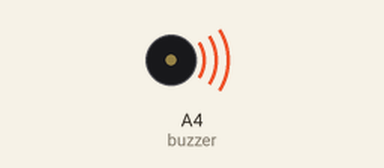
This sketch was run on a simulated Arduino Uno, built with avr-gcc and run on an emulated ATmega328P. Parts: buzzer (waves = sounding).

Above: at 0.23 s.
At 36.54 s:
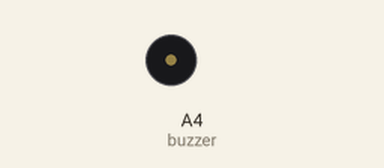
Timing chart, 0 to 40.0 s (numbered marks = the images above):
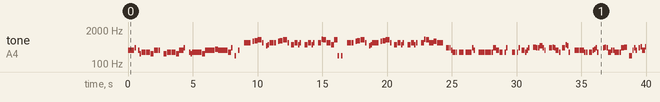

The sketch:

___________.ino
```cpp
// 化物語 OP4 恋愛サーキュレーション (FULL version)

#include <avr/pgmspace.h>
#define NOTE_A0  28
#define NOTE_B0  31
#define NOTE_C1  33
#define NOTE_CS1 35
#define NOTE_D1  37
#define NOTE_DS1 39
#define NOTE_E1  41
#define NOTE_F1  44
#define NOTE_FS1 46
#define NOTE_G1  49
#define NOTE_GS1 52
#define NOTE_A1  55
#define NOTE_AS1 58
#define NOTE_B1  62
#define NOTE_C2  65
#define NOTE_CS2 69
#define NOTE_D2  73
#define NOTE_DS2 78
#define NOTE_E2  82
#define NOTE_F2  87
#define NOTE_FS2 93
#define NOTE_G2  98
#define NOTE_GS2 104
#define NOTE_A2  110
#define NOTE_AS2 117
#define NOTE_B2  123
#define NOTE_C3  131
#define NOTE_CS3 139
#define NOTE_D3  147
#define NOTE_DS3 156
#define NOTE_E3  165
#define NOTE_F3  175
#define NOTE_FS3 185
#define NOTE_G3  196
#define NOTE_GS3 208
#define NOTE_A3  220
#define NOTE_AS3 233
#define NOTE_B3  247
#define NOTE_C4  262
#define NOTE_CS4 277
#define NOTE_D4  294
#define NOTE_DS4 311
#define NOTE_E4  330
#define NOTE_F4  349
#define NOTE_FS4 370
#define NOTE_G4  392
#define NOTE_GS4 415
#define NOTE_A4  440
#define NOTE_AS4 466
#define NOTE_B4  494
#define NOTE_C5  523
#define NOTE_CS5 554
#define NOTE_D5  587
#define NOTE_DS5 622
#define NOTE_E5  659
#define NOTE_F5  698
#define NOTE_FS5 740
#define NOTE_G5  784
#define NOTE_GS5 831
#define NOTE_A5  880
#define NOTE_AS5 932
#define NOTE_B5  988
#define NOTE_C6  1047
#define NOTE_CS6 1109
#define NOTE_D6  1175
#define NOTE_DS6 1245
#define NOTE_E6  1319
#define NOTE_F6  1397
#define NOTE_FS6 1480
#define NOTE_G6  1568
#define NOTE_GS6 1661
#define NOTE_A6  1760
#define NOTE_AS6 1865
#define NOTE_B6  1976
#define NOTE_C7  2093
#define NOTE_CS7 2217
#define NOTE_D7  2349
#define NOTE_DS7 2489
#define NOTE_E7  2637
#define NOTE_F7  2794
#define NOTE_FS7 2960
#define NOTE_G7  3136
#define NOTE_GS7 3322
#define NOTE_A7  3520
#define NOTE_AS7 3729
#define NOTE_B7  3951
#define NOTE_C8  4186
#define NOTE_CS8 4435
#define NOTE_D8  4699
#define NOTE_DS8 4978
#define NOTE_E8  5274
#define NOTE_F8  5588
#define NOTE_FS8 5920
#define NOTE_G8  6272
#define NOTE_GS8 6645
#define NOTE_A8  7074
#define NOTE_AS8 7459
#define NOTE_B8  7902
#define REST 0

int tempo = 229;
int tempo1 = 231;
int tempo2 = 240;
int tempo3 = 241;
int buzzer = A4;

 const int melody[] PROGMEM = {
 // せーの
 NOTE_E4,4,NOTE_GS4,16,REST,16,

 // でも そんなんじゃ だめ
 NOTE_E4,16,NOTE_B3,16,NOTE_CS4,6,NOTE_CS4,6,NOTE_B3,8,NOTE_E4,6,NOTE_E4,16,REST,8,

 //もう そんなんじゃ ほら
 NOTE_B3,8,NOTE_CS4,6,NOTE_CS4,6,NOTE_B3,8,NOTE_E4,6,NOTE_GS4,16,REST,8,

 // 心は進化するよ
 NOTE_CS4,16,NOTE_B3,16,NOTE_CS4,6,NOTE_CS4,8,NOTE_CS4,16,NOTE_B3,8,NOTE_E4,6,NOTE_E4,8,NOTE_E4,16,NOTE_FS4,8,

 // もっと　もっと
 NOTE_E4,6,NOTE_E4,8,NOTE_E4,16,NOTE_CS4,8,NOTE_GS4,16,REST,16,NOTE_GS3,16,REST,16,NOTE_E4,16,REST,6,
 };

 const int melody1[] PROGMEM = {
 // ♫~
 NOTE_E5,6,NOTE_E5,12,REST,16,NOTE_FS5,16,NOTE_G5,8,NOTE_GS5,6,NOTE_E5,16,REST,12,NOTE_B4,16,NOTE_CS5,16,NOTE_E5,6,NOTE_E5,12,REST,16,NOTE_FS5,16,NOTE_G5,8,NOTE_GS5,6,NOTE_E5,16,REST,12,
 NOTE_CS5,8,NOTE_E5,8,NOTE_CS5,16,NOTE_E5,16,REST,8,NOTE_CS5,8,NOTE_E5,8,NOTE_CS5,16,NOTE_E5,16,REST,8,NOTE_E5,8,NOTE_A5,16,NOTE_GS5,8,NOTE_E5,6,NOTE_CS5,8,NOTE_GS5,8,NOTE_GS3,16,REST,16,NOTE_GS3,16,REST,6,
 NOTE_E5,6,NOTE_E5,12,REST,16,NOTE_FS5,16,NOTE_G5,8,NOTE_GS5,6,NOTE_E5,16,REST,12,NOTE_B4,16,NOTE_CS5,16,NOTE_E5,6,NOTE_E5,12,REST,16,NOTE_FS5,16,NOTE_G5,8,NOTE_GS5,6,NOTE_E5,16,REST,12,
 NOTE_CS5,8,NOTE_E5,8,NOTE_CS5,16,NOTE_E5,16,REST,8,NOTE_CS5,8,NOTE_E5,8,NOTE_CS5,16,NOTE_E5,16,REST,8,NOTE_E5,8,NOTE_A5,16,NOTE_GS5,8,NOTE_E5,6,NOTE_FS5,8,NOTE_E5,4,REST,12,
 };

 const int melody2[] PROGMEM = {
 // 言葉にすれば消えちゃう關係なら
 NOTE_GS4,16,NOTE_GS4,16,NOTE_GS4,16,NOTE_E4,16,NOTE_CS4,16,NOTE_CS4,16,NOTE_CS4,16,REST,16,NOTE_CS4,16,NOTE_CS4,16,NOTE_CS4,16,REST,16,NOTE_CS4,8,NOTE_CS4,8,NOTE_GS4,16,NOTE_E4,16,REST,8,

 // 言葉を消せばいいやって
 NOTE_CS4,16,NOTE_CS4,16,NOTE_CS4,8,NOTE_CS4,16,NOTE_CS4,16,NOTE_CS4,8,NOTE_CS4,16,NOTE_GS4,8,NOTE_E4,8,

 // 思ってた　恐れてた
 NOTE_CS4,16,NOTE_CS4,16,REST,16,NOTE_CS4,16,NOTE_GS4,16,REST,6,NOTE_CS4,16,NOTE_CS4,16,REST,16,NOTE_CS4,16,NOTE_GS4,16,REST,16,

 // だけど　あれ？なんか違うかも
 NOTE_E4,16,NOTE_E4,16,NOTE_CS4,16,NOTE_E4,16,NOTE_GS4,16,REST,8,NOTE_A4,8,NOTE_GS4,16,NOTE_GS4,16,NOTE_B4,8,NOTE_GS4,16,NOTE_E4,16,REST,8,

 // せんりのみちもいっぽから！
 NOTE_GS4,8,NOTE_A4,16,NOTE_GS4,16,NOTE_E4,16,NOTE_E4,16,NOTE_CS4,16,REST,16,NOTE_GS4,8,NOTE_CS5,16,NOTE_B4,16,NOTE_CS4,16,REST,6,

 // 石のようにかたい そんな意志で
 NOTE_E4,16,NOTE_E4,16,NOTE_E4,16,NOTE_E4,8,NOTE_E4,16,NOTE_CS4,16,NOTE_CS4,16,REST,16,NOTE_CS4,8,NOTE_E4,16,NOTE_FS4,16,NOTE_GS4,16,NOTE_CS4,16,REST,6,

 // ちりもつもればやまとなでしこ？
 NOTE_GS4,16,NOTE_A4,16,NOTE_GS4,16,NOTE_CS4,16,NOTE_CS4,16,NOTE_E4,16,NOTE_E4,16,NOTE_CS4,16,NOTE_CS4,16,NOTE_CS4,16,NOTE_CS4,16,NOTE_GS4,8,NOTE_A4,8,REST,16,

 // 「し」拔きで　いや　死ぬ氣で！
 NOTE_GS3,8,NOTE_E4,16,NOTE_GS4,16,NOTE_E4,16,REST,16,NOTE_GS4,16,NOTE_AS4,16,NOTE_E4,8,NOTE_AS4,16,NOTE_B4,16,NOTE_E4,8,REST,8,

 // ふわふわり　ふわふわる
 NOTE_GS4,8,NOTE_A4,8,NOTE_GS4,8,NOTE_A4,8,NOTE_B4,8,REST,8,NOTE_GS4,8,NOTE_A4,8,NOTE_GS4,8,NOTE_A4,8,NOTE_B4,8,REST,8,

 // あなたが名前を呼ぶ
 NOTE_B4,8,NOTE_A4,8,NOTE_GS4,8,NOTE_A4,8,NOTE_GS4,16,NOTE_E4,8,NOTE_E4,8,NOTE_CS4,16,

 // それだけで
 NOTE_CS4,8,NOTE_GS4,16,NOTE_E4,8,NOTE_E4,8,NOTE_CS4,16,NOTE_CS4,16,REST,16,

 // 宙へ浮かぶ
 NOTE_E4,8,REST,16,NOTE_E4,8,REST,16,NOTE_CS4,8,NOTE_GS4,8,NOTE_GS4,16,REST,16,NOTE_GS5,16,REST,6,

 // ふわふわる　ふわふわり
 NOTE_GS4,8,NOTE_A4,8,NOTE_GS4,8,NOTE_A4,8,NOTE_B4,8,REST,8,NOTE_GS4,8,NOTE_A4,8,NOTE_GS4,8,NOTE_A4,8,NOTE_B4,8,REST,8,

 // あなたが笑っている
 NOTE_B4,8,NOTE_A4,8,NOTE_GS4,8,NOTE_A4,8,NOTE_GS4,16,NOTE_E4,8,NOTE_E4,8,NOTE_CS4,16,NOTE_CS4,8,

 // それだけで
 NOTE_GS4,16,NOTE_E4,8,NOTE_E4,8,NOTE_E4,16,NOTE_FS4,16,REST,16,

 // 笑顏になる
 NOTE_E4,16,NOTE_E4,16,REST,16,NOTE_E4,8,NOTE_E4,16,NOTE_GS4,8,NOTE_E4,8,
 NOTE_B3,64,NOTE_C4,64,NOTE_D4,64,NOTE_E4,64,NOTE_F4,64,NOTE_G4,64,NOTE_A4,64,NOTE_B4,64,NOTE_C5,64,NOTE_D5,64,NOTE_E5,64,NOTE_F5,64,NOTE_G5,64,NOTE_A5,64,NOTE_B5,64,NOTE_C6,64,NOTE_D6,64,NOTE_E6,64,NOTE_F6,64,NOTE_G6,64,NOTE_A6,64,NOTE_B6,64,

 // 神樣 ありがとう
 NOTE_B5,4,NOTE_GS5,4,NOTE_FS5,4,NOTE_GS5,8,NOTE_GS5,8,NOTE_FS5,8,NOTE_E5,8,NOTE_FS5,8,NOTE_GS5,4,NOTE_GS3,16,REST,16,NOTE_GS3,16,REST,16,

 // 運命のいたずらでも
 NOTE_GS5,8,NOTE_CS6,4,NOTE_GS5,4,NOTE_FS5,8,REST,8,NOTE_E5,8,NOTE_E5,8,NOTE_E5,8,NOTE_FS5,8,NOTE_GS5,8,NOTE_FS5,4,
 NOTE_B6,64,NOTE_A6,64,NOTE_G6,64,NOTE_F6,64,NOTE_E6,64,NOTE_B6,64,NOTE_A6,64,NOTE_G6,64,NOTE_F6,64,NOTE_E6,64,NOTE_D6,64,NOTE_C6,64,NOTE_B5,64,NOTE_A5,64,NOTE_G5,64,NOTE_F5,64,NOTE_E5,64,NOTE_D5,64,NOTE_C5,64,NOTE_B4,64,NOTE_A4,64,NOTE_G4,64,NOTE_F4,64,

 // めぐり逢えたことが
 NOTE_B5,4,NOTE_GS5,4,NOTE_FS5,4,NOTE_GS5,4,NOTE_FS5,8,NOTE_E5,8,NOTE_FS5,8,NOTE_GS5,4,NOTE_GS3,16,REST,16,NOTE_CS4,16,REST,16,

 // しあわせなの
 NOTE_GS5,8,NOTE_CS6,4,NOTE_GS5,4,NOTE_E5,4,NOTE_GS5,4,NOTE_A5,16,NOTE_GS5,8,NOTE_E5,6,NOTE_FS5,8,NOTE_E5,4,REST,8,
 };

 const int melody3[] PROGMEM = {
 // でも　そんなんじゃ　だめ
 NOTE_E4,16,NOTE_B3,16,NOTE_CS4,6,NOTE_CS4,6,NOTE_B3,8,NOTE_E4,6,NOTE_E4,16,REST,8,

 // もう　そんなんじゃ　ほら
 NOTE_B3,8,NOTE_CS4,6,NOTE_CS4,6,NOTE_B3,8,NOTE_E4,6,NOTE_GS4,16,REST,8,

 // 心は進化するよ
 NOTE_CS4,16,NOTE_B3,16,NOTE_CS4,6,NOTE_CS4,8,NOTE_CS4,16,NOTE_B3,8,NOTE_E4,6,NOTE_E4,8,NOTE_E4,16,NOTE_FS4,8,

 // もっと　もっと
 NOTE_E4,6,NOTE_E4,8,NOTE_E4,16,NOTE_CS4,8,NOTE_GS4,16,REST,6,NOTE_GS5,8,

 // そう　そんなんじゃ　やだ
 NOTE_B3,8,NOTE_CS4,6,NOTE_CS4,6,NOTE_B3,8,NOTE_E4,6,NOTE_E4,16,REST,8,

 // ねぇ　そんなんじゃ　まだ
 NOTE_B3,8,NOTE_CS4,6,NOTE_CS4,6,NOTE_B3,8,NOTE_GS4,6,NOTE_E4,16,REST,8,

 // 私のこと 見ててね
 NOTE_CS4,16,NOTE_B3,16,NOTE_CS4,6,NOTE_CS4,8,NOTE_CS4,16,NOTE_B3,8,NOTE_E4,6,NOTE_E4,8,NOTE_E4,16,NOTE_FS4,8,

 // ずっと ずっと
 NOTE_E4,6,NOTE_E4,8,NOTE_E4,16,NOTE_GS4,8,NOTE_E4,8,REST,8,NOTE_E3,8,REST,8,
 };

 const int melody4[] PROGMEM = {
 // ♫~
 NOTE_E5,6,NOTE_E5,12,REST,16,NOTE_FS5,16,NOTE_G5,8,NOTE_GS5,6,NOTE_E5,16,REST,12,NOTE_B4,16,NOTE_CS5,16,NOTE_E5,6,NOTE_E5,12,REST,16,NOTE_FS5,16,NOTE_G5,8,NOTE_GS5,6,NOTE_E5,16,REST,12,
 NOTE_CS5,8,NOTE_E5,8,NOTE_CS5,16,NOTE_E5,16,REST,12,NOTE_CS5,8,NOTE_E5,8,NOTE_CS5,16,NOTE_E5,16,REST,8,NOTE_E5,8,NOTE_A5,16,NOTE_GS5,8,NOTE_E5,6,NOTE_CS5,8,NOTE_GS5,8,NOTE_GS4,16,REST,16,NOTE_GS4,16,REST,6,
 NOTE_E5,6,NOTE_E5,12,REST,16,NOTE_FS5,16,NOTE_G5,8,NOTE_GS5,6,NOTE_E5,16,REST,12,NOTE_B4,16,NOTE_CS5,16,NOTE_E5,6,NOTE_E5,12,REST,16,NOTE_FS5,16,NOTE_G5,8,NOTE_GS5,6,NOTE_E5,16,REST,12,
 NOTE_CS5,8,NOTE_E5,8,NOTE_CS5,16,NOTE_E5,16,REST,12,NOTE_CS5,8,NOTE_E5,8,NOTE_CS5,16,NOTE_E5,16,REST,8,NOTE_E5,8,NOTE_A5,16,NOTE_GS5,8,NOTE_E5,6,NOTE_FS5,8,NOTE_E5,4,REST,8,
 };

 const int melody5[] PROGMEM = {
 // 私の中のあなたほど
 NOTE_CS4,16,NOTE_CS4,16,NOTE_FS4,16,NOTE_GS4,16,NOTE_GS4,16,NOTE_FS4,16,NOTE_CS4,8,NOTE_CS4,16,NOTE_CS4,16,NOTE_CS4,8,NOTE_CS4,16,NOTE_CS4,16,NOTE_CS4,16,NOTE_CS4,16,NOTE_GS4,16,NOTE_E4,16,REST,8,

 // あなたの中の私の存在は
 NOTE_CS4,16,NOTE_CS4,16,NOTE_CS4,8,NOTE_CS4,16,NOTE_CS4,16,NOTE_CS4,8,NOTE_CS4,16,NOTE_GS4,8,NOTE_E4,8,

 // まだまだ　大きくないことも
 NOTE_CS4,16,NOTE_CS4,16,REST,16,NOTE_CS4,16,NOTE_GS4,16,REST,6,NOTE_CS4,6,NOTE_CS4,16,NOTE_GS4,16,REST,16,NOTE_FS4,8,NOTE_CS4,16,NOTE_CS4,16,NOTE_CS4,16,REST,8,

 // わかっているけれど
 NOTE_CS4,16,NOTE_CS4,16,REST,16,NOTE_CS4,16,NOTE_CS4,16,NOTE_GS4,16,NOTE_GS4,16,NOTE_CS4,16,REST,8,

 // 今この同じ　瞬間
 NOTE_DS4,16,NOTE_DS4,16,NOTE_E4,16,NOTE_E4,8,NOTE_DS4,16,NOTE_E4,8,REST,8,NOTE_E4,8,REST,16,NOTE_A4,8,REST,16,

 // 共有している　實感
 NOTE_DS4,16,NOTE_DS4,16,NOTE_E4,16,NOTE_E4,8,NOTE_DS4,16,NOTE_A4,8,REST,8,NOTE_E4,8,REST,16,NOTE_CS5,8,REST,6,

 // ちりもつもればやまとなでしこ！
 NOTE_A4,16,NOTE_A4,16,NOTE_A4,16,NOTE_E4,16,NOTE_E4,16,NOTE_E4,16,NOTE_CS4,16,NOTE_CS4,16,NOTE_CS4,16,NOTE_CS4,16,NOTE_E4,16,NOTE_C5,8,NOTE_E4,16,REST,8,

 // 略して？ちりつもやまとなでこ！
 NOTE_A4,16,NOTE_A4,16,NOTE_E4,16,NOTE_E4,16,NOTE_E4,16,NOTE_E4,16,NOTE_E4,16,NOTE_DS4,16,NOTE_CS4,16,NOTE_E4,16,NOTE_GS4,16,NOTE_A4,16,NOTE_B4,16,NOTE_E4,16,REST,12,

 // くらくらり　くらくらる
 NOTE_GS4,8,NOTE_A4,8,NOTE_GS4,8,NOTE_A4,8,NOTE_B4,8,REST,8,NOTE_GS4,8,NOTE_A4,8,NOTE_GS4,8,NOTE_A4,8,NOTE_B4,8,REST,8,

 // あなたを見上げたら
 NOTE_B4,8,NOTE_A4,8,NOTE_GS4,8,NOTE_A4,8,NOTE_GS4,16,NOTE_E4,8,NOTE_E4,8,NOTE_CS4,16,NOTE_CS4,8,

 // それだけで
 NOTE_GS4,16,NOTE_E4,8,NOTE_E4,8,NOTE_CS4,16,NOTE_CS4,16,REST,16,

 // まぶしすぎて
 NOTE_E4,16,NOTE_E4,16,REST,16,NOTE_E4,8,NOTE_E4,16,NOTE_CS4,8,NOTE_GS4,8,REST,8,NOTE_GS5,8,REST,8,

 // くらくらる　くらくらり
 NOTE_GS4,8,NOTE_A4,8,NOTE_GS4,8,NOTE_A4,8,NOTE_B4,8,REST,8,NOTE_GS4,8,NOTE_A4,8,NOTE_GS4,8,NOTE_A4,8,NOTE_B4,8,REST,8,

 // あなたを思っている
 NOTE_B4,8,NOTE_A4,8,NOTE_GS4,8,NOTE_A4,8,NOTE_GS4,16,NOTE_E4,8,NOTE_E4,8,NOTE_CS4,16,NOTE_CS4,8,

 // それだけで
 NOTE_GS4,16,NOTE_E4,8,NOTE_E4,8,NOTE_E4,16,NOTE_FS4,16,REST,16,

 // とけてしまう
 NOTE_E4,16,NOTE_E4,16,REST,16,NOTE_E4,8,NOTE_E4,16,NOTE_GS4,8,NOTE_E4,8,
 NOTE_B3,64,NOTE_C4,64,NOTE_D4,64,NOTE_E4,64,NOTE_F4,64,NOTE_G4,64,NOTE_A4,64,NOTE_B4,64,NOTE_C5,64,NOTE_D5,64,NOTE_E5,64,NOTE_F5,64,NOTE_G5,64,NOTE_A5,64,NOTE_B5,64,NOTE_C6,64,NOTE_D6,64,NOTE_E6,64,NOTE_F6,64,NOTE_G6,64,NOTE_A6,64,NOTE_B6,64,REST,32,

 // 神樣 ありがとう
 NOTE_B5,4,NOTE_GS5,4,NOTE_FS5,4,NOTE_GS5,8,NOTE_GS5,8,NOTE_FS5,8,NOTE_E5,8,NOTE_FS5,8,NOTE_GS5,4,REST,4,

 // 運命のいたずらでも
 NOTE_GS5,8,NOTE_CS6,4,NOTE_GS5,4,NOTE_FS5,8,REST,8,NOTE_E5,8,NOTE_E5,8,NOTE_FS5,8,NOTE_FS5,8,NOTE_GS5,8,NOTE_FS5,4,
 NOTE_B6,64,NOTE_A6,64,NOTE_G6,64,NOTE_F6,64,NOTE_E6,64,NOTE_B6,64,NOTE_A6,64,NOTE_G6,64,NOTE_F6,64,NOTE_E6,64,NOTE_D6,64,NOTE_C6,64,NOTE_B5,64,NOTE_A5,64,NOTE_G5,64,NOTE_F5,64,NOTE_E5,64,NOTE_D5,64,NOTE_C5,64,NOTE_B4,64,NOTE_A4,64,NOTE_G4,64,NOTE_F4,64,

 // めぐり逢えたことが
 NOTE_B5,4,NOTE_GS5,4,NOTE_FS5,4,NOTE_GS5,4,NOTE_FS5,8,NOTE_E5,8,NOTE_FS5,8,NOTE_GS5,4,REST,4,

 // しあわせなの
 NOTE_GS5,8,NOTE_CS6,4,NOTE_GS5,4,NOTE_E5,4,NOTE_GS5,4,NOTE_A4,16,NOTE_GS4,8,NOTE_E4,6,NOTE_FS4,8,NOTE_E4,6,REST,16,REST,4,
 };

 const int melody6[] PROGMEM = {
 // コイスル　キセツハ　ヨクバリ　circulation
 NOTE_B2,8,REST,8,NOTE_B3,8,REST,8,NOTE_A3,8,REST,8,NOTE_FS3,8,REST,8,NOTE_B2,8,REST,8,NOTE_B3,8,REST,8,NOTE_A3,8,REST,8,NOTE_D4,8,REST,8,
 NOTE_B2,8,REST,8,NOTE_B3,8,REST,8,NOTE_A3,8,REST,8,NOTE_FS3,8,REST,8,NOTE_B2,8,REST,8,NOTE_B3,8,REST,8,NOTE_FS4,8,REST,8,NOTE_B3,8,REST,8,

 // コイスル　キモチハ　ヨクバリ　circulation
 NOTE_B2,8,REST,8,NOTE_B3,8,REST,8,NOTE_A3,8,REST,8,NOTE_FS3,8,REST,8,NOTE_B2,8,REST,8,NOTE_B3,8,REST,8,NOTE_A3,8,REST,8,NOTE_D4,8,REST,8,
 NOTE_B2,8,REST,8,NOTE_B3,8,REST,8,NOTE_A3,8,REST,8,NOTE_FS3,8,REST,8,NOTE_B2,8,REST,8,NOTE_B3,8,REST,8,NOTE_FS4,8,REST,8,NOTE_B3,8,REST,8,

 // コイスル　ヒトミハ　ヨクバリ　circulation
 NOTE_D4,16,NOTE_DS4,16,NOTE_DS4,16,NOTE_DS4,16,NOTE_DS4,16,REST,16,NOTE_D4,16,NOTE_DS4,16,NOTE_DS4,16,NOTE_DS4,16,NOTE_DS4,16,REST,16,NOTE_FS3,8,REST,8,NOTE_B2,8,REST,8,NOTE_B3,8,REST,8,NOTE_A3,8,REST,8,NOTE_D4,8,REST,8,
 NOTE_D4,16,NOTE_DS4,16,NOTE_DS4,16,NOTE_DS4,16,NOTE_DS4,16,REST,16,NOTE_D4,16,NOTE_DS4,16,NOTE_DS4,16,NOTE_DS4,16,NOTE_DS4,16,REST,16,NOTE_FS3,8,REST,8,NOTE_B2,8,REST,8,NOTE_B3,8,REST,8,NOTE_FS4,8,REST,8,NOTE_B3,8,REST,8,

 // コイスル　オトメハ　ヨクバリ　circulation
 NOTE_D4,16,NOTE_DS4,16,NOTE_DS4,16,NOTE_DS4,16,NOTE_DS4,16,REST,16,NOTE_D4,16,NOTE_DS4,16,NOTE_DS4,16,NOTE_DS4,16,NOTE_DS4,16,REST,16,NOTE_FS3,8,REST,8,NOTE_B2,8,REST,8,NOTE_B3,8,REST,8,NOTE_A3,8,REST,8,NOTE_D4,8,REST,8,
 NOTE_D4,16,NOTE_DS4,16,NOTE_DS4,16,NOTE_DS4,16,NOTE_DS4,16,REST,16,NOTE_D4,16,NOTE_DS4,16,NOTE_DS4,16,NOTE_DS4,16,NOTE_DS4,16,REST,16,NOTE_FS3,8,REST,8,NOTE_B2,8,REST,8,NOTE_B3,8,REST,8,NOTE_E4,8,REST,8,NOTE_B3,8,REST,8,
 NOTE_A1,64,NOTE_B1,64,NOTE_C2,64,NOTE_D2,64,NOTE_E2,64,NOTE_F2,64,NOTE_G2,64,NOTE_A2,64,NOTE_B2,64,NOTE_C3,64,NOTE_D3,64,NOTE_E3,64,NOTE_F3,64,NOTE_G3,64,NOTE_A3,64,NOTE_B3,64,NOTE_C4,64,NOTE_D4,64,NOTE_E4,64,NOTE_F4,64,
 NOTE_C4,64,NOTE_D4,64,NOTE_E4,64,NOTE_F4,64,NOTE_C4,64,NOTE_D4,64,NOTE_E4,64,NOTE_F4,64,NOTE_G4,64,NOTE_A4,64,NOTE_B4,64,NOTE_C5,64,NOTE_D5,64,NOTE_E5,64,NOTE_F5,64,NOTE_G5,64,NOTE_A5,64,NOTE_B5,64,NOTE_C6,64,
 NOTE_B5,64,NOTE_A5,64,NOTE_G5,64,NOTE_F5,64,NOTE_E5,64,NOTE_D5,64,NOTE_C5,64,NOTE_B4,64,NOTE_A4,64,NOTE_G4,64,NOTE_F4,64,NOTE_E4,64,NOTE_D4,64,NOTE_C4,64,NOTE_B3,16,REST,8,


 // ふわふわり　ふわふわる
 NOTE_GS4,8,NOTE_A4,8,NOTE_GS4,8,NOTE_A4,8,NOTE_B4,8,REST,8,NOTE_GS4,8,NOTE_A4,8,NOTE_GS4,8,NOTE_A4,8,NOTE_B4,8,REST,8,

 // ふわふわり　ふわふわる
 NOTE_B4,8,NOTE_A4,8,NOTE_GS4,8,NOTE_A4,8,NOTE_GS4,16,NOTE_E4,8,NOTE_E4,8,NOTE_CS4,16,NOTE_CS4,8,

 // それだけで
 NOTE_GS4,16,NOTE_E4,8,NOTE_E4,8,NOTE_CS4,16,NOTE_CS4,16,REST,16,

 // 宙へ浮かぶ
 NOTE_E4,16,NOTE_E4,16,REST,16,NOTE_E4,8,NOTE_E4,16,NOTE_CS4,8,NOTE_GS4,8,REST,3,REST,32,

 // ふわふわる　ふわふわり
 NOTE_GS4,8,NOTE_A4,8,NOTE_GS4,8,NOTE_A4,8,NOTE_B4,8,REST,8,NOTE_GS4,8,NOTE_A4,8,NOTE_GS4,8,NOTE_A4,8,NOTE_B4,8,REST,8,

 // あなたが笑っている
 NOTE_B4,8,NOTE_A4,8,NOTE_GS4,8,NOTE_A4,8,NOTE_GS4,16,NOTE_E4,8,NOTE_E4,8,NOTE_CS4,16,NOTE_CS4,8,

 // それだけで
 NOTE_GS4,16,NOTE_E4,8,NOTE_E4,8,NOTE_E4,16,NOTE_FS4,16,REST,16,

 // 笑顏になる
 NOTE_E4,16,NOTE_E4,16,REST,16,NOTE_E4,8,NOTE_E4,16,NOTE_GS4,8,NOTE_E4,8,REST,8,

 // 神樣 ありがとう
 NOTE_B4,16,NOTE_DS5,16,NOTE_E5,16,NOTE_GS5,16,NOTE_B5,4,NOTE_GS5,4,NOTE_FS5,4,NOTE_GS5,8,NOTE_GS5,8,NOTE_FS5,8,NOTE_E5,8,NOTE_FS5,8,NOTE_GS5,4,NOTE_GS3,16,REST,16,NOTE_GS3,16,REST,16,

 // 運命のいたずらでも
 NOTE_GS5,8,NOTE_CS6,4,NOTE_GS5,4,NOTE_FS5,8,REST,8,NOTE_E5,8,NOTE_E5,8,NOTE_FS5,8,NOTE_FS5,8,NOTE_GS5,8,NOTE_FS5,4,
 NOTE_B6,64,NOTE_A6,64,NOTE_G6,64,NOTE_F6,64,NOTE_E6,64,NOTE_B6,64,NOTE_A6,64,NOTE_G6,64,NOTE_F6,64,NOTE_E6,64,NOTE_D6,64,NOTE_C6,64,NOTE_B5,64,NOTE_A5,64,NOTE_G5,64,NOTE_F5,64,NOTE_E5,64,NOTE_D5,64,NOTE_C5,64,NOTE_B4,64,NOTE_A4,64,NOTE_G4,64,NOTE_F4,64,

 // めぐり逢えたことが
 NOTE_B5,4,NOTE_GS5,4,NOTE_FS5,4,NOTE_GS5,4,NOTE_FS5,8,NOTE_E5,8,NOTE_FS5,8,NOTE_GS5,4,REST,4,

 // しあわせなの
 NOTE_GS5,8,NOTE_CS6,4,NOTE_GS5,4,NOTE_E5,4,NOTE_GS5,4,NOTE_A4,16,NOTE_GS4,8,NOTE_E4,6,NOTE_FS4,8,NOTE_E4,6,REST,16,
 NOTE_C6,64,NOTE_B5,64,NOTE_A5,64,NOTE_G5,64,NOTE_F5,64,NOTE_E5,64,NOTE_D5,64,NOTE_C5,64,NOTE_B4,64,NOTE_A4,64,NOTE_G4,64,NOTE_F4,64,NOTE_E4,64,NOTE_D4,64,NOTE_C4,64,NOTE_B3,64,NOTE_A3,64,NOTE_G3,64,
 };

 const int melody7[] PROGMEM = {
 // ♫~
 NOTE_E5,6,NOTE_E5,16,REST,16,NOTE_FS5,16,NOTE_G5,8,NOTE_GS5,6,NOTE_E5,16,REST,8,NOTE_B4,16,NOTE_CS5,16,NOTE_E5,6,NOTE_E5,16,REST,16,NOTE_FS5,16,NOTE_G5,8,NOTE_GS5,6,NOTE_E5,16,REST,12,
 NOTE_CS5,8,NOTE_E5,8,NOTE_CS5,16,NOTE_E5,16,REST,8,NOTE_CS5,8,NOTE_E5,8,NOTE_CS5,16,NOTE_E5,16,REST,8,NOTE_E5,8,NOTE_A5,16,NOTE_GS5,8,NOTE_E5,6,NOTE_CS5,8,NOTE_B4,4,
 NOTE_B6,64,NOTE_A6,64,NOTE_G6,64,NOTE_F6,64,NOTE_E6,64,NOTE_B6,64,NOTE_A6,64,NOTE_G6,64,NOTE_F6,64,NOTE_E6,64,NOTE_D6,64,NOTE_C6,64,NOTE_B5,64,NOTE_A5,64,NOTE_G5,64,NOTE_F5,64,
 NOTE_E5,6,NOTE_E5,16,REST,16,NOTE_FS5,16,NOTE_G5,8,NOTE_GS5,6,NOTE_E5,16,REST,8,NOTE_B4,16,NOTE_CS5,16,NOTE_E5,6,NOTE_E5,16,REST,16,NOTE_FS5,16,NOTE_G5,8,NOTE_GS5,6,NOTE_E5,16,REST,12,
 NOTE_CS5,8,NOTE_E5,8,NOTE_CS5,16,NOTE_E5,16,REST,8,NOTE_CS5,8,NOTE_E5,8,NOTE_CS5,16,NOTE_E5,16,REST,8,NOTE_E5,8,NOTE_A5,16,NOTE_GS5,8,NOTE_E5,6,NOTE_FS5,8,NOTE_E5,4,REST,8,
 };

 const int melody8[] PROGMEM = {
 // でも　そんなんじゃ　だめ
 NOTE_E4,16,NOTE_B3,16,NOTE_CS4,6,NOTE_CS4,6,NOTE_B3,8,NOTE_E4,6,NOTE_E4,16,REST,8,

 // もう　そんなんじゃ　ほら
 NOTE_B3,8,NOTE_CS4,6,NOTE_CS4,6,NOTE_B3,8,NOTE_E4,6,NOTE_GS4,16,REST,8,

 // 心は進化するよ
 NOTE_CS4,16,NOTE_B3,16,NOTE_CS4,6,NOTE_CS4,8,NOTE_CS4,16,NOTE_B3,8,NOTE_E4,6,NOTE_E4,8,NOTE_E4,16,NOTE_FS4,8,

 // もっと　もっと
 NOTE_E4,6,NOTE_E4,8,NOTE_E4,16,NOTE_CS4,8,NOTE_GS4,16,REST,6,NOTE_GS5,8,

 // そう　そんなんじゃ　やだ
 NOTE_B3,8,NOTE_CS4,6,NOTE_CS4,6,NOTE_B3,8,NOTE_E4,6,NOTE_E4,16,REST,8,

 // ねぇ　そんなんじゃ　まだ
 NOTE_B3,8,NOTE_CS4,6,NOTE_CS4,6,NOTE_B3,8,NOTE_GS4,6,NOTE_E4,16,REST,8,

 // 私のこと 見ててね
 NOTE_CS4,16,NOTE_B3,16,NOTE_CS4,6,NOTE_CS4,8,NOTE_CS4,16,NOTE_B3,8,NOTE_E4,6,NOTE_E4,8,NOTE_E4,16,NOTE_FS4,8,

 // ずっと ずっと
 NOTE_E4,6,NOTE_E4,8,NOTE_E4,16,NOTE_GS4,8,NOTE_E4,8,
 };

int notes = sizeof(melody) / sizeof(melody[0]) / 2;
int notes1 = sizeof(melody1) / sizeof(melody1[0]) / 2;
int notes2 = sizeof(melody2) / sizeof(melody2[0]) / 2;
int notes3 = sizeof(melody3) / sizeof(melody3[0]) / 2;
int notes4 = sizeof(melody4) / sizeof(melody4[0]) / 2;
int notes5 = sizeof(melody5) / sizeof(melody5[0]) / 2;
int notes6 = sizeof(melody6) / sizeof(melody6[0]) / 2;
int notes7 = sizeof(melody7) / sizeof(melody7[0]) / 2;
int notes8 = sizeof(melody8) / sizeof(melody8[0]) / 2;
int wholenote = (120000 * 4) / tempo; //60000 -> 120000    //229
int wholenote1 = (120000 * 4) / tempo1; //60000 -> 120000  //231
int wholenote2 = (120000 * 4) / tempo2; //60000 -> 120000  //240
int wholenote3 = (120000 * 4) / tempo3; //60000 -> 120000  //241
void playMelody(const int melody[], int notes, int wholenote) {
  for (int thisNote = 0; thisNote < notes * 2; thisNote += 2) {

    int pitch = pgm_read_word(&melody[thisNote]);
    int divider = pgm_read_word(&melody[thisNote + 1]);

    int noteDuration;

    if (divider > 0) {
      // 正常音符
      noteDuration = wholenote / divider;
    } else {
      // 負音符（1.5倍）
      noteDuration = wholenote / abs(divider);
      noteDuration = noteDuration * 1.5;
    }

    tone(buzzer, pitch, noteDuration * 0.9);
    delay(noteDuration);
    noTone(buzzer);
  }
}

void setup() {
  playMelody(melody, notes, wholenote);
  playMelody(melody1, notes1, wholenote1);
  playMelody(melody2, notes2, wholenote2);
  playMelody(melody3, notes3, wholenote);
  playMelody(melody4, notes4, wholenote1);
  playMelody(melody5, notes5, wholenote2);
  playMelody(melody6, notes6, wholenote3);
  playMelody(melody7, notes7, wholenote1);
  playMelody(melody8, notes8, wholenote);
}

void loop() {
  //超好聽!! 超難做!!!
  //可能會再改也可能不會
  //參考以下影片製作
  //https://www.youtube.com/watch?v=v4f6_ZTEloQ&list=RDv4f6_ZTEloQ&start_radio=1
}
```

Measured:
- by itself, tone on A4 (buzzer): plays 330 Hz for 0.47 s, 415 Hz for 0.12 s, 330 Hz for 0.12 s, 247 Hz for 0.12 s, 277 Hz for 0.31 s, 277 Hz for 0.31 s … (175 notes in this stretch)
